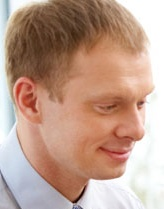
#> input picture Opencv-Python/图像扫描--几何矫正/dst/1567417489.jpg, 164 x 209 px; its folder holds only this picture in this run
$ python '身份证照片扫描并透视校正.py'
#> lines starting #> are read from the running program, lines starting #| are printed output that depends on the picture; after the words box and inside, x2 and y2 are one past the last pixel; in counts of white or black regions, pixels touching at a corner belong together
#> the answer given: ../图像扫描--几何矫正/dst/1567417489.jpg
# _*_ coding: utf-8 _*_
# @Time     : 2019/8/14 13:22
# @Author   : Ole211
# @Site     :
# @File     : 噪音下提取图像轮廓.py
# @Software : PyCharm
import cv2
import os
import math
import numpy as np
import tkinter as tk
from tkinter import filedialog
os.chdir('d:\\img\\')

# 身份证大小为长85.6mm*宽54mm，换算成成像素为240*151像素。
ROWS, COLS = 151, 240
original_img = None

# 计算两点之间距离函数
def calculate_distance(point1, point2):
    d_x = point1[0] - point2[0]
    d_y = point1[1] - point2[1]
    distance = math.sqrt(d_x**2 + d_y**2)
    return int(distance)

def get_four_point(input_dir):
#> called with input_dir = '../图像扫描--几何矫正/dst/1567417489.jpg'
    global original_img
    original_img = cv2.imread(input_dir)
#> original_img is the input picture: shape (209, 164, 3); mean B, G, R 142.2, 158.5, 190.9
    original_img = cv2.resize(original_img, (0, 0), fx=0.5, fy=0.5)
#> original_img: shape (104, 82, 3)
    img = original_img.copy()
    h, w = img.shape[:2]
#> h = 104; w = 82
    print(h, w)
#| 104 82
    cv2.imshow('original', img)

    # 模糊处理
    blured = cv2.blur(img, (5, 5))
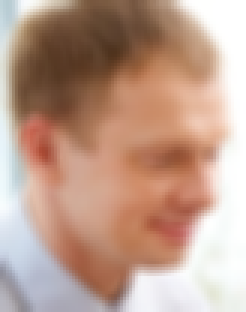
#> blured: shape (104, 82, 3) (shown 3 times larger); mean B, G, R 141.9, 158.4, 190.9
    # cv2.imshow('blur', blured)

    # 进行泛洪填充
    mask = np.zeros((h+2, w+2), np.uint8)
    cv2.floodFill(blured, mask, (w-1, h-1), (255, 255, 255), (2, 2, 2), (3, 3, 3), 8)
#> blured: shape (104, 82, 3); 12.11% of pixels changed, all inside (x1, y1, x2, y2) = (46, 0, 82, 104)
    cv2.imshow('floodfill', blured)

    # 得到灰度图
    gray = cv2.cvtColor(blured, cv2.COLOR_BGR2GRAY)
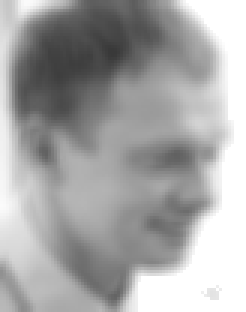
#> gray: shape (104, 82) (shown 3 times larger); min 57, max 255, mean 167.2
    gray = 255 - gray
    cv2.imshow('gray', gray)
    # 形态学转换
    kernel = cv2.getStructuringElement(cv2.MORPH_RECT, (8, 8))
    opened = cv2.morphologyEx(gray, cv2.MORPH_OPEN, kernel)
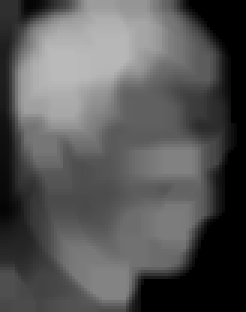
#> opened: shape (104, 82) (shown 3 times larger); min 0, max 186, mean 85.6


    # 二值化图
    ret, binary = cv2.threshold(opened, 30, 255, cv2.THRESH_BINARY)
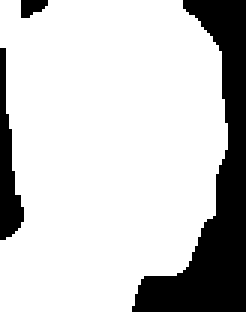
#> binary: shape (104, 82) (shown 3 times larger); 79.4% white; 3 black regions
    cv2.imshow('binary', binary)

    # 找图像轮廓
    cnts, hierarchy = cv2.findContours(binary, cv2.RETR_EXTERNAL, cv2.CHAIN_APPROX_NONE)
#> cnts = 1 contour; box (x1, y1, x2, y2) and area: (0, 0, 76, 104) 6600
    cnts = sorted(cnts, key=cv2.contourArea, reverse=True)
    cv2.drawContours(img, cnts[0], -1, (0, 0, 255), 2)
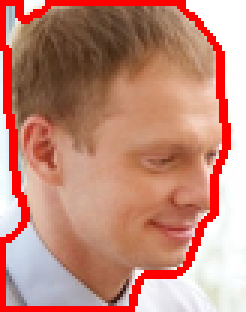
#> img: shape (104, 82, 3) (shown 3 times larger); mean B, G, R 122, 137.9, 195.2

    # 找出轮廓的多边形拟合曲线函数： approxPolyDP(contourMat, approxCurve, 10, true)
    # 第一个参数
    # InputArray
    # curve：输入的点集
    # 第二个参数OutputArray
    # approxCurve：输出的点集，当前点集是能最小包容指定点集的。画出来即是一个多边形。
    # 第三个参数double
    # epsilon：指定的精度，也即是原始曲线与近似曲线之间的最大距离。
    # 第四个参数bool
    peri = cv2.arcLength(cnts[0], True)
#> peri = 353.5
    approx = cv2.approxPolyDP(cnts[0], 0.1*peri, 10, True)
#> approx = [[0, 0], [0, 103], [43, 103], [73, 17]]
    if len(approx) == 4:
        return approx, cnts, img
    return None, cnts, img

if __name__ == '__main__':
    root = tk.Tk()
    root.withdraw()
    imgname = filedialog.askopenfilename()
    approx, cnts, img = get_four_point(imgname)
#> approx = [[0, 0], [0, 103], [43, 103], [73, 17]]
    if approx is None:
        print('fail')
    else:
        pts1 = np.float32(approx.reshape(4, 2))
#> pts1 = [[0, 0], [0, 103], [43, 103], [73, 17]]
        rows, cols = calculate_distance(pts1[0], pts1[1]), calculate_distance(pts1[0], pts1[3])
#> in calculate_distance, `d_x = point1[0] - point2[0]`: d_x = 0
#> in calculate_distance, `d_y = point1[1] - point2[1]`: d_y = -103
#> in calculate_distance, `distance = math.sqrt(d_x**2 + d_y**2)`: distance = 103
#> rows = 103; cols = 74
        # 图像透视变换
        if cols>rows:
            cols, rows = COLS, ROWS
            pts2 = np.float32([[0, 0], [0, rows], [cols, rows], [cols, 0]])
            M = cv2.getPerspectiveTransform(pts1, pts2)
            print(pts1)
            print(pts2)
            dst = cv2.warpPerspective(original_img, M, (cols, rows))
        else:
            cols, rows = ROWS, COLS
            pts2 = np.float32([[0, 0], [0, cols], [rows, cols], [rows, 0]])
            pts1 = np.float32([pts1[3], pts1[0], pts1[1], pts1[2]])
#> pts1 = [[73, 17], [0, 0], [0, 103], [43, 103]]
            M = cv2.getPerspectiveTransform(pts1, pts2)
#> M = [[-0.296, 1.27, 0], [-1.91, -0.667, 151], [-0.00123, -0.00442, 1]]
            print('*'*30)
            print(pts1)
#| [[ 73.  17.]
#|  [  0.   0.]
#|  [  0. 103.]
#|  [ 43. 103.]]
            print(pts2)
            dst = cv2.warpPerspective(original_img, M, (rows, cols))
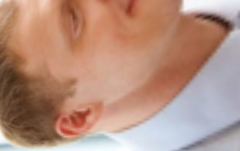
#> dst: shape (151, 240, 3); mean B, G, R 127.2, 143.6, 181.5
        cv2.imshow('dst', dst)
        for point in approx.reshape(4, 2):
            cv2.circle(img, tuple(point), 5, (0, 255, 0), -1)
#> this loop made 4 passes
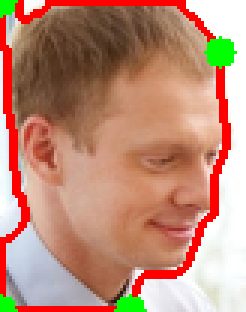
#> img: shape (104, 82, 3) (shown 3 times larger); 2.1% of pixels changed, all inside (x1, y1, x2, y2) = (0, 0, 79, 104)
    cv2.imshow('result', img)
    cv2.waitKey(0)
    cv2.destroyAllWindows()

$ run again, on Opencv-Python/图像扫描--几何矫正/dst/1567417769.jpg
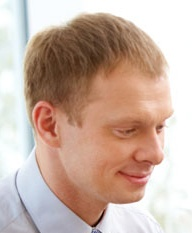
#> input picture Opencv-Python/图像扫描--几何矫正/dst/1567417769.jpg, 192 x 233 px
#> in get_four_point, original_img is the input picture: shape (233, 192, 3); mean B, G, R 164.7, 177.3, 201.5
#> original_img: shape (116, 96, 3)
#| 116 96
#> in get_four_point, `ret, binary = cv2.threshold(opened, 30, 255, cv2.THRESH_BINARY)`:
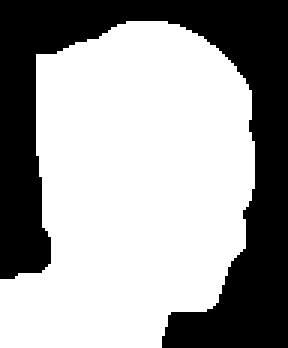
#> binary: shape (116, 96) (shown 3 times larger); 63.1% white; 1 black region
#> in get_four_point, `cnts, hierarchy = cv2.findContours(binary, cv2.RETR_EXTERNAL, cv2.CHAI..`: cnts = 1 contour; box (x1, y1, x2, y2) and area: (0, 7, 85, 116) 6862
#> peri = 359.3
#> in get_four_point, `approx = cv2.approxPolyDP(cnts[0], 0.1*peri, 10, True)`: approx = [[67, 12], [12, 18], [0, 115], [72, 100]]
#> d_x = 55
#> d_y = -6
#> distance = 55.33
#> rows = 55; cols = 88
#> M = [[0.379, 3.47, -67.02], [-2.87, 0.163, 190.2], [-0.00074, 0.00334, 1]]
#| [[ 67.  12.]
#|  [ 12.  18.]
#|  [  0. 115.]
#|  [ 72. 100.]]
#> the loop `for point in approx.reshape(4, 2):` made 4 passes
#> after the loop `for point in approx.reshape(4, 2):`:
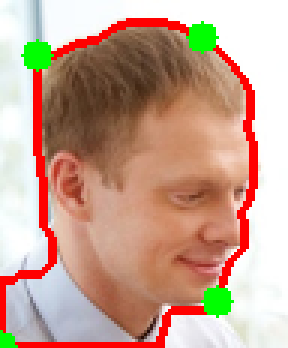
#> img: shape (116, 96, 3) (shown 3 times larger); mean B, G, R 144.8, 163.1, 199.4
